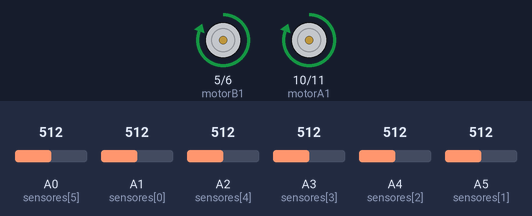
Simulated run of this sketch. Board: Arduino Uno, built with avr-gcc and run on an emulated ATmega328P. Parts: motor-driver pin pairs drawn as motors (green arrow = first pin HIGH = forward, orange = second pin HIGH = backward, longer = more drive). The inputs (shaded band) are chosen by the test bench; at power-on: A0 (sensores[5]) = 512, A1 (sensores[0]) = 512, A3 (sensores[3]) = 512, A2 (sensores[4]) = 512, A4 (sensores[2]) = 512, A5 (sensores[1]) = 512. What the sketch prints to the serial monitor is not drawn.

Above: at 1.2 s.
1.3 s: A0 (sensores[5]) set to 782
2.8 s: A0 (sensores[5]) set to 810
At 4.0 s:
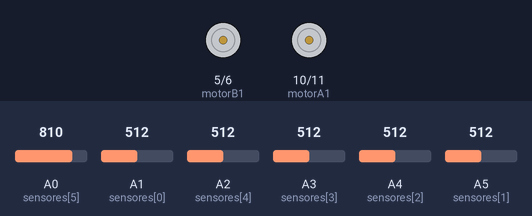
4.3 s: A0 (sensores[5]) set to 716
At 5.1 s:
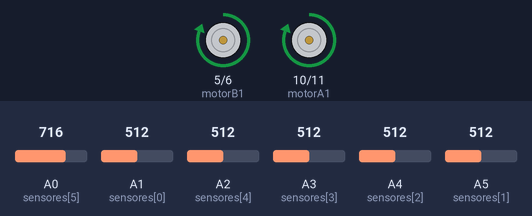
5.8 s: A1 (sensores[0]) set to 793
7.3 s: A1 (sensores[0]) set to 811
At 8.5 s:
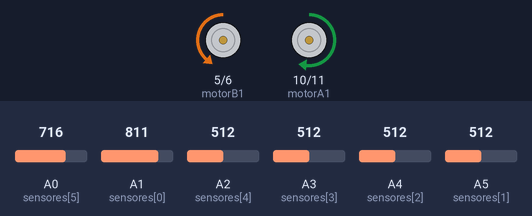
8.8 s: A3 (sensores[3]) set to 788
10.3 s: A3 (sensores[3]) set to 812
At 10.9 s:
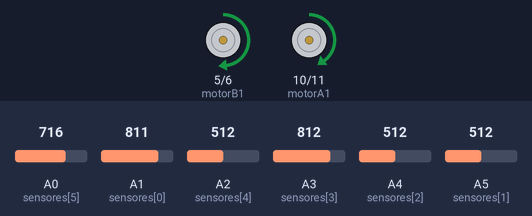
Timing chart, 0 to 12.8 s (numbered marks = the images above; inputs shaded):
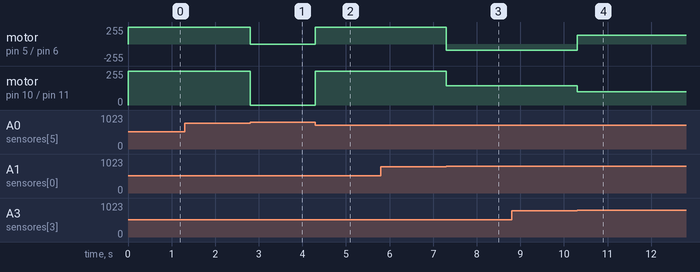

Measured:
- the behaviour switches between 800 and 801 on A0 (sensores[5]) (found by bisection; images 0 and 1)
- the behaviour switches between 800 and 801 on A1 (sensores[0]) (found by bisection; images 2 and 3)
- the behaviour switches between 800 and 801 on A3 (sensores[3]) (found by bisection; images 3 and 4)
- after the input at 1.3 s, every drawn part: stays the same
- after the input at 2.8 s, motor on pin 5 (motorB1) / pin 6 (motorB2), motor on pin 10 (motorA1) / pin 11 (motorA2): forward 255/255 → stopped at once
- after the input at 4.3 s, motor on pin 5 (motorB1) / pin 6 (motorB2), motor on pin 10 (motorA1) / pin 11 (motorA2): stopped → forward 255/255 at once
- after the input at 5.8 s, every drawn part: stays the same
- after the input at 7.3 s, motor on pin 5 (motorB1) / pin 6 (motorB2): forward 255/255 → backward 95/255 at once; motor on pin 10 (motorA1) / pin 11 (motorA2): forward 255/255 → forward 145/255 at once
- after the input at 8.8 s, every drawn part: stays the same
- after the input at 10.3 s, motor on pin 5 (motorB1) / pin 6 (motorB2): backward 95/255 → forward 130/255 at once; motor on pin 10 (motorA1) / pin 11 (motorA2): forward 145/255 → forward 100/255 at once

The sketch:

Franchesco.ino
```cpp
// MOTORES
int motorB1 = 5;
int motorB2 = 6;
int motorA1 = 10;
int motorA2 = 11;

int Low = 0;
int Linea = 800;
int Delay= 50;
int State= 0;
bool lineDetected = false;

// VALOR SENSORES
int v1=0;
int v2=0;
int v3=0;
int v4=0;
int v5=0;

int CLP=0;

// SENSORES
int sensores[6] = {A1, A5, A4, A3, A2, A0};


////////////////////////////////////////////////////////////////
void ReadSensors();

void setup() {
  // Iniciamos el puerto de comunicación
  Serial.begin(9600);
  Serial.println("FRANCHESCO SIGUELINI Bot iniciando...");
  ReadSensors();

}

void loop() {

  ReadSensors();
  //PrintValue();

  ///////////////// SEGUIR LINEA /////////////////
  if (CLP > Linea){
    Parar();
    State=0;
  }
  // Central
  else if (v3 > Linea && State == 0) {
    Adelante(255, 255);
    //delay(Delay);
  }
  // Laterales
    else if (v2 > Linea) {
    Adelante(130, 100);
    State=1;
    //delay(Delay);
  }
  else if (v4 > Linea){
    Adelante(100, 130);
    State=2;
    //delay(Delay);
  }
  // Puntas
  else if (v1 > Linea){
    Atras2(145, 95);
    //delay(50);
    //Adelante(220, 100);
    State=1;
  }
  else if (v5 > Linea){
    Atras(145, 95);
    //delay(50);
    //Adelante(100, 220);
    State=2;

  }

  else if (State==1){
    Adelante(100, 130);
    //delay(20);
  }
  else if (State==2){
    //Adelante(130, 100);
    //delay(20);

  }
  else {
    Adelante(255, 255);

  }

}


////////////////////////////////////////////////////////////////

// LEER SENSORES
void ReadSensors(){
  v1 = analogRead(sensores[0]);
  v2 = analogRead(sensores[1]);
  v3 = analogRead(sensores[2]);
  v4 = analogRead(sensores[3]);
  v5 = analogRead(sensores[4]);
  CLP = analogRead(sensores[5]);
}

// MOSTRAR VALORES SENSORES
void PrintValue(){
  for (int i = 0; i <= 5; i++) {
    Serial.print(analogRead(sensores[i]));
    Serial.print(" - ");
  }
  Serial.print("\n");
  delay(500);
}


// MOVIMIENTOS
void Adelante(int SpeedA, int SpeedB){
  analogWrite(motorA1, SpeedA);
  analogWrite(motorA2, Low);
  analogWrite(motorB1, SpeedB);
  analogWrite(motorB2, Low);
}

void Atras(int SpeedA, int SpeedB){
  analogWrite(motorA1, Low);
  analogWrite(motorA2, SpeedB);
  analogWrite(motorB1, SpeedA);
  analogWrite(motorB2, Low);
}
void Atras2(int SpeedA, int SpeedB){
  analogWrite(motorA1, SpeedA);
  analogWrite(motorA2, Low);
  analogWrite(motorB1, Low);
  analogWrite(motorB2, SpeedB);
}

void Parar(){
  analogWrite(motorA1, Low);
  analogWrite(motorA2, Low);
  analogWrite(motorB1, Low);
  analogWrite(motorB2, Low);
}
```
